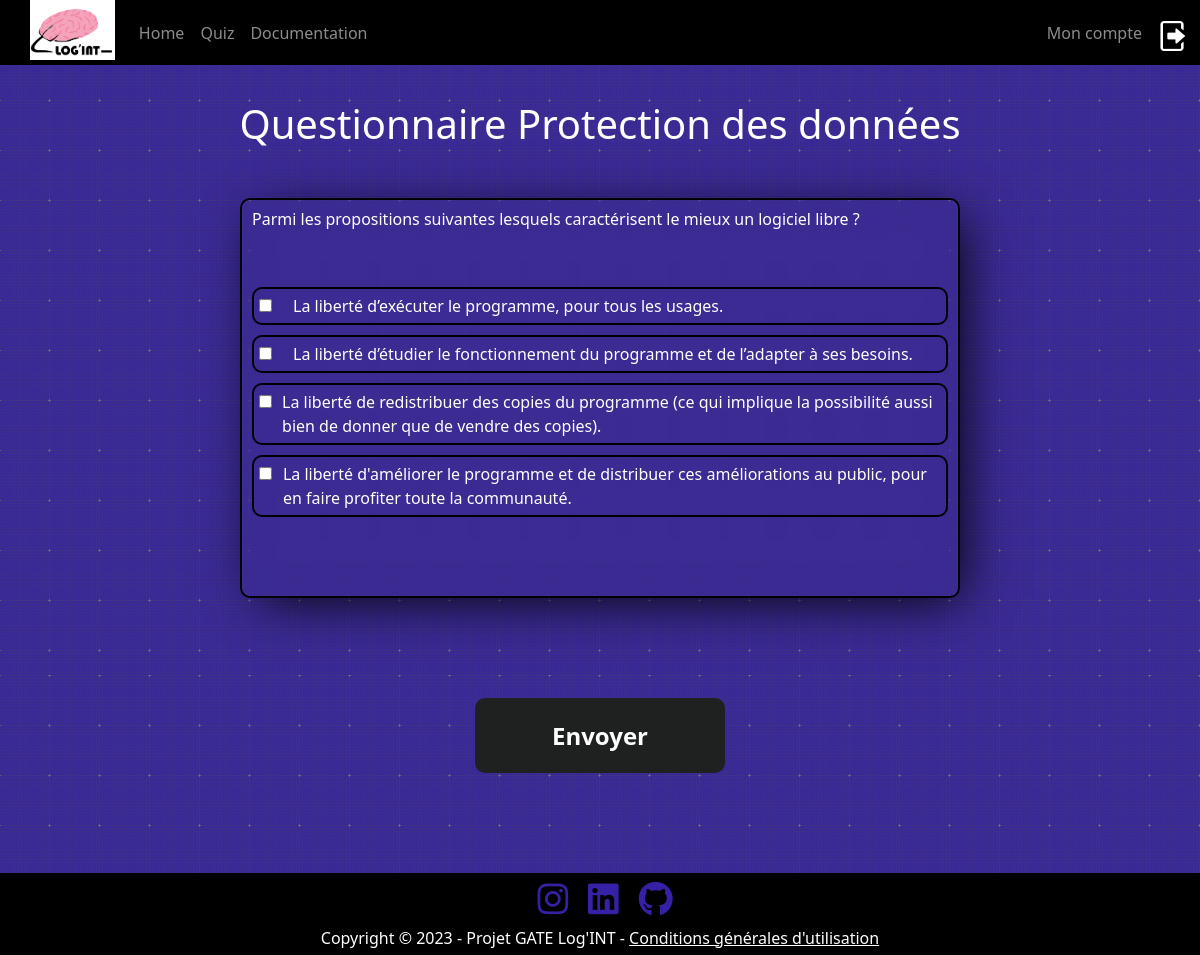
Page /hn3/ on the earlier database version.
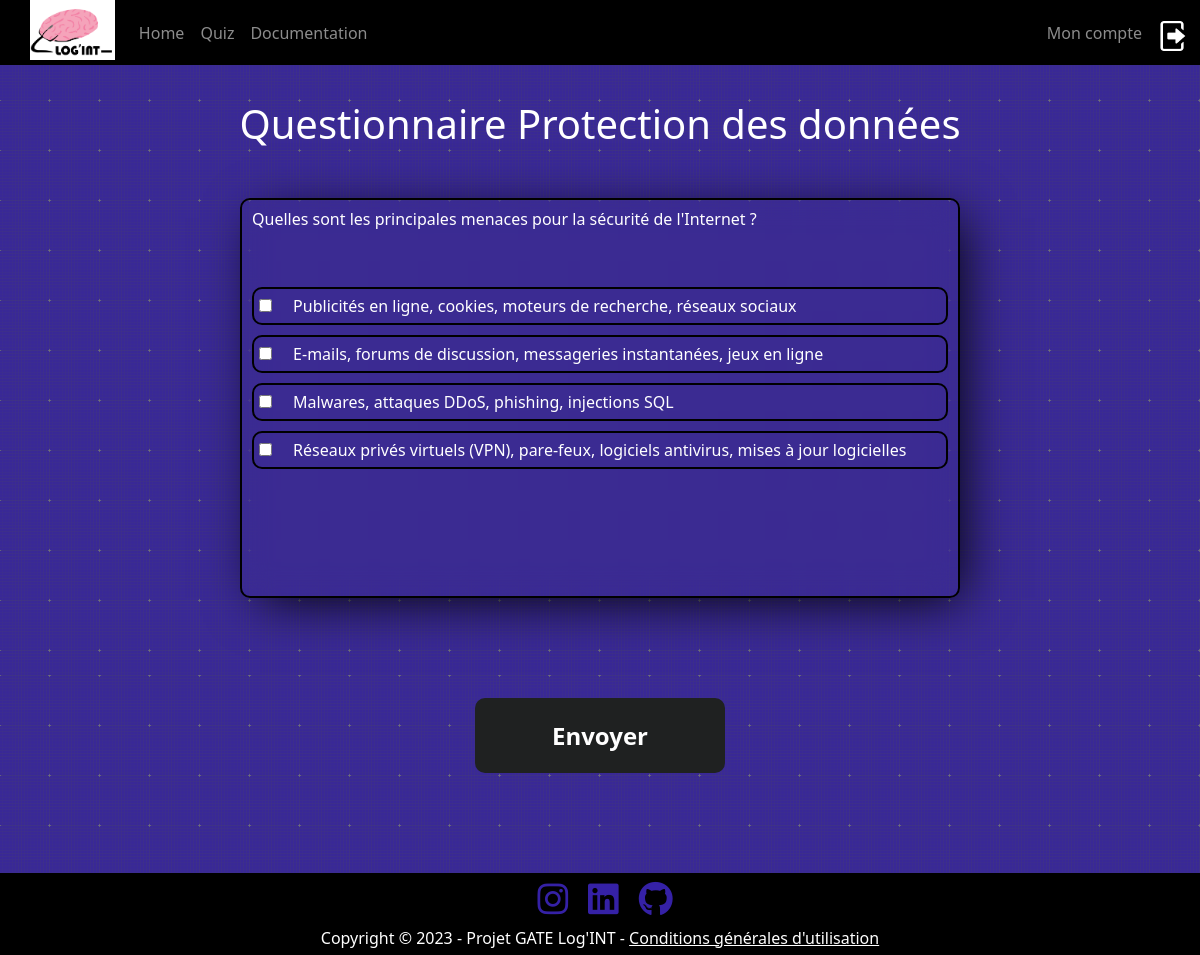
Same page on the later database version.
### questionnaire/models.py (models this page shows)
class HygienenumeriqueLV3(models.Model):
    numero = models.CharField(max_length=255)
    enonce = models.CharField(max_length=255)
    reponse1 = models.CharField(max_length=255)
    reponse2 = models.CharField(max_length=255)
    reponse3 = models.CharField(max_length=255)
    reponce4 = models.CharField(max_length=255)
    reponseVrai = models.CharField(max_length=255)
    reponse = models.CharField(max_length=255)
    explication = models.CharField(max_length=1000, default="")
    qcm = models.BooleanField(default=False)

### questionnaire/views.py (the view, shortened to what this page needs)
# urls.py: path('hn3/', hn3, name="hn3"),
def hn3(request):
    questions = HygienenumeriqueLV3.objects.all()
    context = {
        'questions':questions
    }
    return render(request, "questionnaire/pddquizz.html", context)

### questionnaire/templates/questionnaire/pddquizz.html (shortened to what this page needs)
{% load static %}
<!DOCTYPE html>
<html lang="en">
<head>
    <link rel="stylesheet" href="{% static 'css/pddquizz.css' %}">
    <link href="https://cdn.jsdelivr.net/npm/bootstrap@5.3.0-alpha1/dist/css/bootstrap.min.css" rel="stylesheet">
</head>
<body>
    {% include 'GATE_website/quizznavbar.html' %}
    <section id="main">
        <div class="above">
            <h1 id="title">Questionnaire Protection des données</h1>
            <form method="POST" action="">
                {% for question in questions %}
                    {% if question.reponse1 == "null" %}
                        <div class="cadre_court">
                            <h3>{{ question.enonce | safe }}</h3>
                            <div class="reponse">
                            <input id="submitrep" type="text" name="{{question.numero}}" placeholder="Répondre" required="">
                            </div>
                        </div>
                    {% elif question.qcm == True %}
                        <div class="cadre_qcm">
                            <h3>{{ question.enonce | safe }}</h3>
                            <div class="reponse1_qcm">
                                <div class="input">
                                    <input type="checkbox" id="Vrai" name="qcm1" value="{{question.numero}}.1">
                                </div>
                                <label for="qcmchoice1">{{question.reponse1}}</label>
                            </div>
                            <div class="reponse1_qcm">
                                <div class="input">
                                    <input type="checkbox" id="Vrai" name="qcm1" value="{{question.numero}}.2">
                                </div>
                                <label for="qcmchoice2">{{question.reponse2}}</label>
                            </div>
                            <div class="reponse1_qcm">
                                <div class="input">
                                    <input type="checkbox" id="Faux" name="qcm1" value="{{question.numero}}.3">
                                </div>
                                <label for="qcmchoice3">{{question.reponse3}}</label>
                            </div>
                            <div class="reponse1_qcm">
                                <div class="input">
                                    <input type="checkbox" id="Faux" name="qcm1" value="{{question.numero}}.4">
                                </div>
                                <label for="qcmchoice4">{{question.reponce4}}</label>
                            </div>
                        </div>
                    {% endif %}
                {% endfor %}
             <input id="submit" type="submit" value="Envoyer" class="btn btn-secondary ml-1">
            </form>
        </div>
    </section>
    <footer>
        <div class="parentIcon">
            <a href="https://www.instagram.com/log_int_2023/" target="_blank" rel="noopener noreferrer"><i class="fa-brands fa-instagram"></i></a>
            <a href="https://www.linkedin.com/company/log-int2023/" target="_blank" rel="noopener noreferrer"><i class="fa-brands fa-linkedin"></i></a>
            <a href="https://github.com/abonnivard/GATE_website" target="_blank" rel="noopener noreferrer"><i class="fa-brands fa-github"></i></a>
        </div>
        <div class="copy">
            <p>Copyright © 2023 - Projet GATE Log'INT - <a href="../cgu/" target="_blank" rel="noopener noreferrer">Conditions générales d'utilisation</a>
            </p>
        </div>
    </footer>
</body>
</html>

Differences in the rows shown:
changed HygienenumeriqueLV3: enonce "Parmi les propositions suivantes lesquels caractérisent le mieux un logiciel libre ?" → "Quelles sont les principales menaces pour la sécurité de l'Internet ?"; reponse1 "La liberté d’exécuter le programme, pour tous les usages." → "Publicités en ligne, cookies, moteurs de recherche, réseaux sociaux"; reponse2 "La liberté d’étudier le fonctionnement du programme et de l’adapter à ses besoins." → "E-mails, forums de discussion, messageries instantanées, jeux en ligne"; reponse3 "La liberté de redistribuer des copies du programme (ce qui implique la possibilité aussi bien de donner que de vendre des copies)." → "Malwares, attaques DDoS, phishing, injections SQL"; reponce4 "La liberté d'améliorer le programme et de distribuer ces améliorations au public, pour en faire profiter toute la communauté." → "Réseaux privés virtuels (VPN), pare-feux, logiciels antivirus, mises à jour logicielles"
